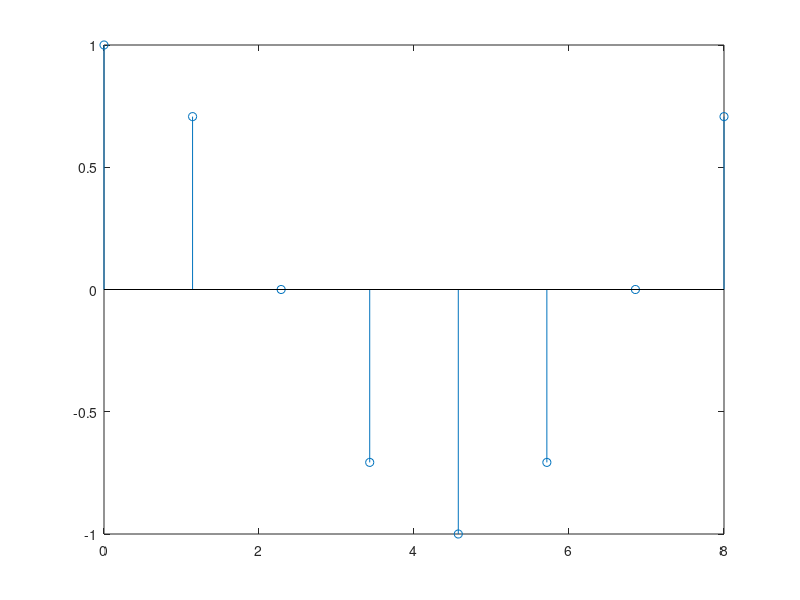
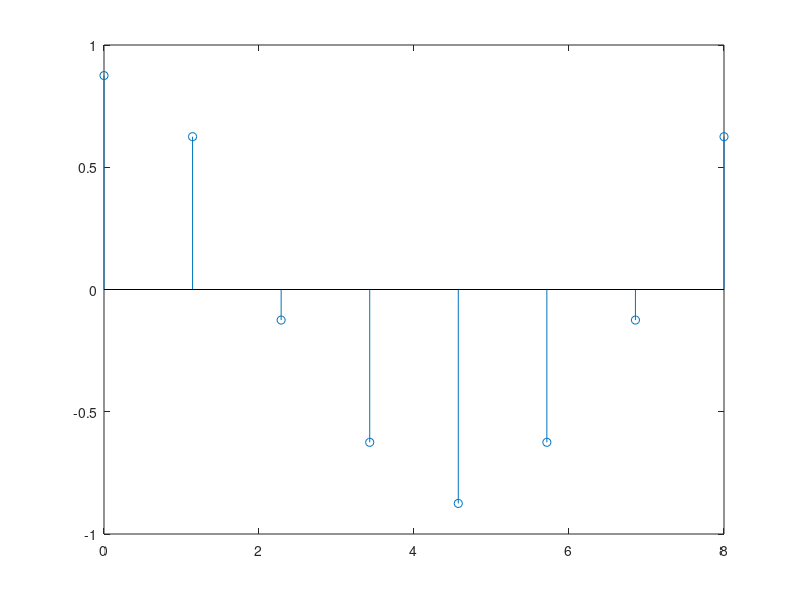

Here is the MATLAB script that generated these plots, in order:
A = 1;
fs = 24000;
fm = 3000;
lev = 8;
n = 0 : fs/fm - 1;
t = n / fs;
x = A * cos(2 * pi * fm * t);
z = linspace(0, fs/fm, 8);
figure(1);
stem(z, x);
x_sam = [];
seg = (2*A)/lev;
lcode = [];
err = [];
for i = n
    ai = x(i+1);
    for j = 0 : lev-1
        if ( (A - j * (seg)+0.00001 > ai) & (ai >= (A - (j+1)*seg))) 
            x_sam(i+1) = A - (2*j+1)*(seg)/2; 
            lcode(i+1) = lev - j -1;
            
        end 
    end
end
dec2bin(lcode)
figure(2);
stem(z, x_sam);

sig_power = 0;
err_power = 0;
for i = n
    sig_power = sig_power + power(x(i+1), 2);
    err_power = err_power + power(x(i+1) - x_sam(i+1), 2);
    err(i+1) = x(i+1) - x_sam(i+1);
end
sig_power = sig_power/size(n, 2)
err_power = err_power/size(n, 2)
db = 10 * log2(sig_power/err_power)

    
